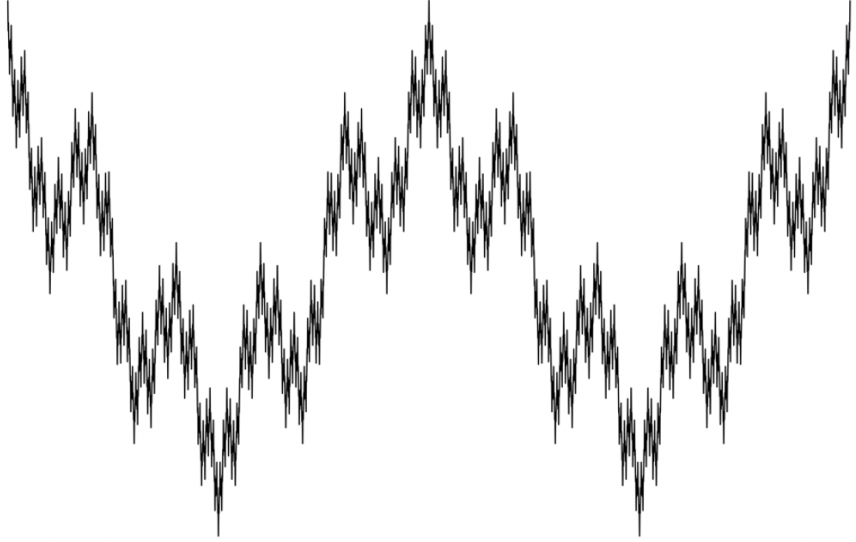
#> input picture StereoFractAnalyzer/tests/test.png, 856 x 542 px
$ python __main__.py --img tests/test.png
#> lines starting #> are read from the running program, lines starting #| are printed output that depends on the picture; after the words box and inside, x2 and y2 are one past the last pixel; in counts of white or black regions, pixels touching at a corner belong together; long printed decimals are rounded
import argparse
import open3d as o3d
import numpy as np
import matplotlib.pyplot as plt
from PIL import Image
import copy

class StereoFractAnalyzer:
    def __init__(self, stl_path = None, img_path=None):
#> in get_image_fractal_dimension, img is the input picture: PIL image 856x542 RGBA; mean R, G, B, A 236.4, 236.3, 236.4, 255
        self.stl_path = stl_path
        if self.stl_path is not None:
            try:
                self.STL = o3d.io.read_triangle_mesh(stl_path)
            except Exception as e:
                self.STL = None
                print(f"Failed to load STL file: {e}")
        else:
            self.STL=None

        self.img_path=img_path
        self.slope_min_point= -0.75
        self.slope_max_point= 0

    # [298 lines left out: functions transform, get_voxel, view, calculate_intersection_point, calculate_slice, box_counting, not called in this run]

    def box_count_image(self, img, min_size=1, max_size=None, n_sizes=10):
        """
        Calculates the box counts for a binary image (not a strict requirement, the fractal object should be darker)
        using the box counting method to estimate its fractal dimension. This method applies the box counting algorithm
        to a binary image by covering the image with non-overlapping boxes of varying sizes. It counts the number of boxes
        containing at least one pixel from the foreground of the image. The fractal dimension is estimated based on how this
        count changes as the size of the boxes is varied, providing a measure of the complexity of the image's structure.

        Parameters:
            img (PIL.Image.Image): The binary image to be analyzed. The image should be in a format compatible with
                PIL (Python Imaging Library). Ensure that the fractal object is darker than the background.
            min_size (int, optional): The minimum box size to use in the analysis. Defaults to 1 pixel.
            max_size (int, optional): The maximum box size to use in the analysis. If not specified, it defaults to
                half of the smallest image dimension.
            n_sizes (int, optional): The number of different box sizes to use, distributed logarithmically between
                min_size and max_size. Defaults to 10.

        Returns:
            tuple: Contains two numpy arrays:
                - sizes (numpy.ndarray): An array of the box sizes used in the analysis.
                - counts (numpy.ndarray): An array of the counts of boxes containing at least one foreground pixel
                for each box size.

        Example:
            >>> from PIL import Image
            >>> analyzer = StereoFractAnalyzer()
            >>> img = Image.open("path/to/binary_image.png")
            >>> sizes, counts = analyzer.box_count_image(img, min_size=1, max_size=100, n_sizes=10)
            >>> print(sizes, counts)

        Note:
            The binary image is analyzed as is, without any preprocessing steps such as thresholding or conversion
            to grayscale. Ensure the image is properly formatted as a binary image (foreground and background) before
            analysis. The method assumes the foreground (the part of the image to be analyzed) is represented by
            darker pixels.
        """
#> called with min_size = 1, n_sizes = 10
        img_array = np.asarray(img.convert('L')) < 128    # fractals image should be darker than the background
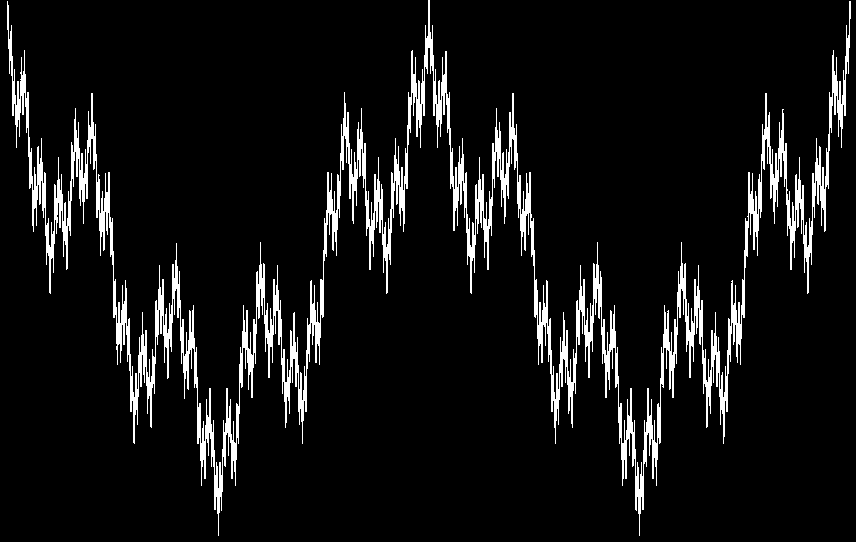
#> img_array: shape (542, 856) bool; 7.6% white; 1 white region, box (x1, y1, x2, y2) and area: (7, 0, 851, 536) 35173
        if max_size is None:
            max_size = min(img.size) // 2
#> max_size = 271
        sizes = np.ceil(np.logspace(np.log10(max_size), np.log10(min_size), num=n_sizes)).astype(int)
#> sizes = [272, 146, 79, 42, 23, 13, 7, 4, 2, 1]
        counts = []
        for size in sizes:
            num_boxes = 0
            for x in range(0, img_array.shape[1], size):
                for y in range(0, img_array.shape[0], size):
                    if np.any(img_array[y:y + size, x:x + size]):
                        num_boxes += 1
            counts.append(num_boxes)
        return sizes, counts

    def plot_log_log_image(self, log_sizes, log_counts):
        """
        Plots the log-log graph of box sizes versus box counts for a binary image and estimates its fractal dimension.

        This method generates a log-log plot to visualize the scaling relationship between the sizes of boxes
        (expressed as the logarithm of their inverse sizes) used in the box counting method and the corresponding
        logarithmic counts of boxes that contain at least one pixel of the image. The slope of the linear fit to
        this plot is used to estimate the fractal dimension of the image, providing a quantitative measure of its
        complexity.

        Parameters:
            log_sizes (numpy.ndarray): An array of the logarithms of the inverse of the box sizes used in the
                box counting analysis.
            log_counts (numpy.ndarray): An array of the logarithms of the counts of boxes containing at least
                one pixel for each box size.

        Returns:
            float: The estimated fractal dimension of the image based on the slope of the linear fit to the points
            in the log-log plot.

        Example:
            >>> analyzer = StereoFractAnalyzer()
            >>> img = Image.open("path/to/binary_image.png")
            >>> log_sizes, log_counts = analyzer.prepare_log_log_data(img)
            >>> fractal_dimension = analyzer.plot_log_log_image(log_sizes, log_counts)
            >>> print(f"Estimated fractal dimension: {fractal_dimension:.2f}")

        Note:
            The accuracy of the fractal dimension estimation depends on the quality of the log-log plot and the
            appropriateness of the linear fit to the data points. A sufficient range of box sizes and a logarithmic
            distribution of these sizes are crucial for accurately capturing the scaling behavior indicative of
            fractal structures. This method assumes a linear relationship over the significant range of scales
            represented in the plot, a hallmark of fractal geometries.
        """
        coeffs = np.polyfit(log_sizes, log_counts, 1)

        plt.figure()
        plt.scatter(log_sizes, log_counts, label='Log-Log of Box Count')
        plt.plot(log_sizes, coeffs[0]*log_sizes + coeffs[1], color='r', label=f'Fit line with dimension {coeffs[0]:.2f}')
        plt.xlabel('log(1/Box Size)')
        plt.ylabel('log(Count)')
        plt.legend()
        plt.title('Log-Log plot of Box Counting Method')
        plt.grid(True)
        plt.show()
        return coeffs[0]


    def get_image_fractal_dimension(self,img_path=0,plot=1):
        """
        Calculates and optionally plots the fractal dimension of a 2D image using the box counting method.

        This method estimates the fractal dimension of a binary image to quantify its complexity or roughness. The image is
        first converted to a binary format, if not already in one. The box counting method is then applied to calculate box
        sizes and counts, from which the fractal dimension is estimated. The log-log graph of these values can be plotted to
        visually assess the scaling behavior. The image to analyze can be specified via method argument or at class initialization.

        Parameters:
            img_path (str or int, optional): Path to the binary image file. If an image path was provided at class initialization,
                this parameter can be omitted or set to 0 to use that image. Otherwise, specify the path here. Defaults to 0.
            plot (int, optional): If set to 1, the method generates a log-log plot of the box counting analysis, aiding in the
                visualization of the fractal dimension estimation. Defaults to 1.

        Returns:
            float: The estimated fractal dimension of the image. If no valid image path is provided, or the image cannot be
            processed, the method returns None.

        Example:
            >>> analyzer = StereoFractAnalyzer(img_path="path/to/binary_image.png")
            >>> fractal_dimension = analyzer.get_image_fractal_dimension()
            >>> print("The fractal dimension is:", fractal_dimension)
            # If the image path was not provided at initialization:
            >>> fractal_dimension = analyzer.get_image_fractal_dimension("path/to/another_image.png")
            >>> print("The fractal dimension is:", fractal_dimension)

        Note:
            The method assumes the image is binary, where the fractal structure is darker than the background. Accurate fractal
            dimension estimation requires proper image preprocessing to fit this criterion. The optional plotting feature is
            beneficial for verifying the linear relationship on a log-log scale, characteristic of fractal structures.
        """
        if self.img_path is not None:
            img_path=self.img_path
        if img_path != 0:
            try:
                img = Image.open(img_path)
                sizes, counts = self.box_count_image(img)
#> sizes = [272, 146, 79, 42, 23, 13, 7, 4, 2, 1]; counts = [7, 21, 46, 124, 299, 734, 1865, 4307, 12589, 35173]
                log_sizes = np.log(1/sizes)
#> log_sizes = [-5.61, -4.98, -4.37, -3.74, -3.14, -2.56, -1.95, -1.39, -0.693, 0]
                log_counts = np.log(counts)
#> log_counts = [1.95, 3.04, 3.83, 4.82, 5.7, 6.6, 7.53, 8.37, 9.44, 10.47]
                coeffs = np.polyfit(log_sizes, log_counts, 1)
#> coeffs = [1.51, 10.47]
                fractal_dimension = coeffs[0]
#> fractal_dimension = 1.51
                if plot:
                    self.plot_log_log_image(log_sizes, log_counts)
#> in plot_log_log_image, `coeffs = np.polyfit(log_sizes, log_counts, 1)`: coeffs = [1.51, 10.47]
#> in plot_log_log_image, `plt.show()`:
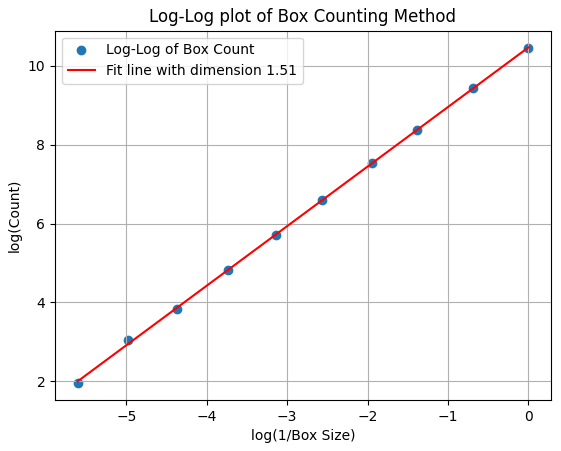
#> figure drawn by matplotlib, 1 panel; curve peaks at x = 0, y = 10.47
                print("The fractal dimension is:", fractal_dimension)
#| The fractal dimension is: 1.512
                return fractal_dimension
            except Exception as e:
                return print(f"Failed to process the image: {e}")
        else:
            return print("No valid image path is provided!!")


    # [180 lines left out: functions draw_contours, get_contour_fractal_dimension, get_surface_fractal_dimension, calculate_fractal_dimension, not called in this run]


def main():
    parser = argparse.ArgumentParser(description='Calculate the fractal dimension of a 3D surface or a 2D image.')
    parser.add_argument('--stl', type=str, help='Path to the STL file')
    parser.add_argument('--img', type=str, help='Path to the image file')
    args = parser.parse_args()
    if args.stl is None and args.img is None:
        print('Please provide a valid path to the STL file or the image file. -h or --help for help.')
        exit()

    elif args.stl is not None and args.img is None:
        fractal = StereoFractAnalyzer(args.stl)

        try:
            fractal.calculate_fractal_dimension()
        except Exception as e:
            print(f"An error occurred during fractal dimension calculation: {e}")

    elif args.img is not None and args.stl is None:
        fractal = StereoFractAnalyzer(img_path=args.img)
        fractal.get_image_fractal_dimension()
    else:
        fractal = StereoFractAnalyzer(args.stl, args.img)
        try:
            fractal.calculate_fractal_dimension()
        except Exception as e:
            print(f"An error occurred during fractal dimension calculation: {e}")


if __name__ == "__main__":
    main()
